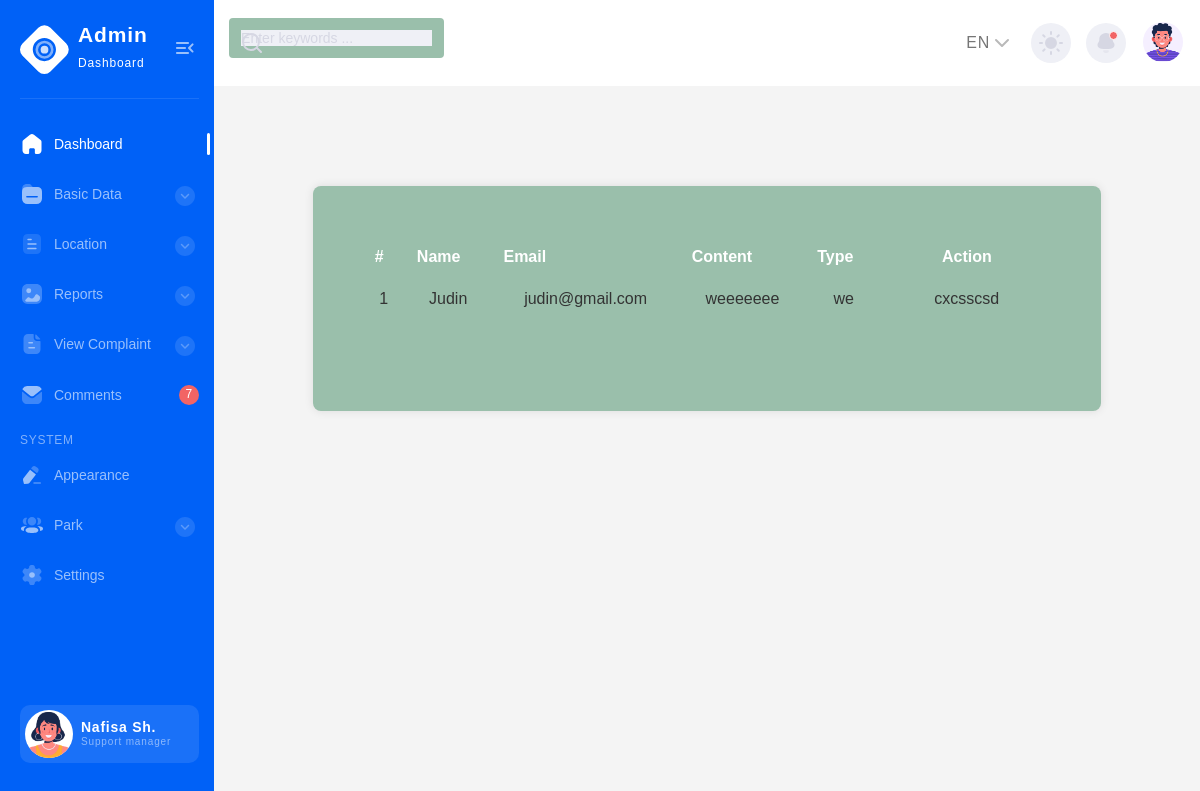
Screenshot of /Project/Admin/ViewComplaint.php with the database file from the repository.
### tables this page shows
CREATE TABLE `tbl_complaint` (
  `complaint_id` int(11) NOT NULL,
  `complaint_type` varchar(100) NOT NULL,
  `complaint_content` varchar(100) NOT NULL,
  `user_id` int(11) NOT NULL,
  `complaint_date` varchar(100) NOT NULL,
  `complaint_reply` varchar(100) NOT NULL,
  `complaint_status` varchar(100) NOT NULL DEFAULT '0'
);

CREATE TABLE `tbl_user` (
  `user_id` int(11) NOT NULL,
  `user_name` varchar(100) NOT NULL,
  `user_email` varchar(100) NOT NULL,
  `user_password` varchar(100) NOT NULL,
  `user_photo` varchar(500) NOT NULL,
  `place_id` int(11) NOT NULL,
  `user_address` varchar(200) NOT NULL,
  `user_proof` varchar(500) NOT NULL,
  `user_contact` varchar(100) NOT NULL
);

### Project/Admin/ViewComplaint.php (the view, shortened to what this page needs)
<?php
include("Head.php");
?>
<!DOCTYPE html PUBLIC "-//W3C//DTD XHTML 1.0 Transitional//EN" "http://www.w3.org/TR/xhtml1/DTD/xhtml1-transitional.dtd">
<html xmlns="http://www.w3.org/1999/xhtml">
<head>
</head>
<body>
<form id="form1" name="form1" method="post" action="">
 <table  align="center"cellpadding="5">
    <tr align="center">
      <th>#</th>
      <th>Name</th>
       <th>Email</th>
        <th>Content</td>
         <th>Type</th>
      <th colspan="2"><div align="center">Action</div></th>
    </tr>
<?php
$i=0;
$selqry = "select * from tbl_complaint c inner join tbl_user u on c.user_id = u.user_id";
$result=$conn->query($selqry);
while($row = $result->fetch_assoc())
{
	$i++;
?>
		<tr align="center">
        	<td>
            <?php echo $i;?>
            </td>
             <td>
            <?php echo $row["user_name"];?>
            </td>
             <td>
            <?php echo $row["user_email"];?>
            </td>
             <td>
            <?php echo $row["complaint_content"];?>
            </td>
            <td>
            <?php echo $row["complaint_type"];?>
            </td>
       		<td width="132"colspan="2"align="center">
            <?php
        if($row["complaint_status"]==0)
			{
				?>
                <a href="Reply.php?del=<?php echo $row["complaint_id"];?>">Reply</a>
                <?php
			}
			else
			{
				echo $row["complaint_reply"];
			}
			?>
        </td></tr>
        <?php
}
?>
  </table>
  </form>
</body>
</html>
<?php include("Foot.php"); ?>

### Project/Admin/ViewComplaint.php (style rules this page uses)
body { font-family: Arial, sans-serif; background-color: #f4f4f4; color: #333; }
form { width: 80%; margin: 50px auto; padding: 50px; background-color: #9ABFAB; box-shadow: 0 0 10px rgba(0, 0, 0, 0.1); border-radius: 8px; margin-top:100px }
table { width: 100%; border-collapse: collapse; margin-bottom: 40px; }
th, td { padding: 12px; text-align: left; }
th { color: white; background-color:#9ABFAB; }
td { background-color:#9ABFAB; }
td { text-align: center; }

### rows the page displays
tbl_complaint: user.user_name "Judin", user.user_email "judin@gmail.com", complaint_content "weeeeeee", complaint_type "we", complaint_reply "cxcsscsd"
